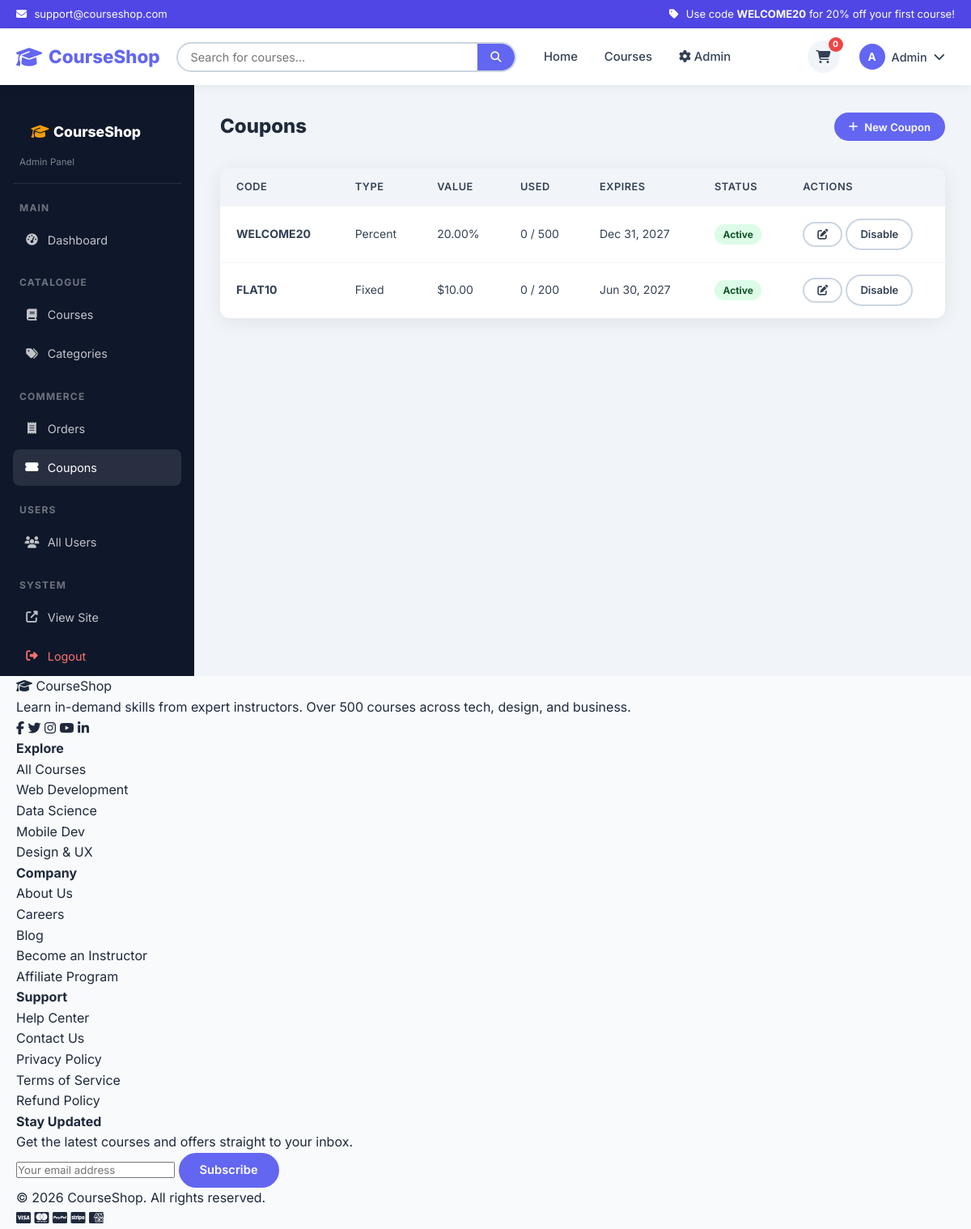
Page /admin/coupons.php (signed in) on the committed database.
### tables this page shows
CREATE TABLE IF NOT EXISTS coupons (
    id           INT UNSIGNED AUTO_INCREMENT PRIMARY KEY,
    code         VARCHAR(50)  NOT NULL UNIQUE,
    type         ENUM('percent','fixed') DEFAULT 'percent',
    value        DECIMAL(10,2) NOT NULL,
    max_uses     INT UNSIGNED DEFAULT NULL,
    used_count   INT UNSIGNED DEFAULT 0,
    expires_at   DATE         DEFAULT NULL,
    is_active    TINYINT(1)   DEFAULT 1,
    created_at   TIMESTAMP    DEFAULT CURRENT_TIMESTAMP
);

### config/database.php (called while the page is built, shortened)
<?php
class Database {
    private static ?PDO $instance = null;
    public static function getInstance(): PDO {
        if (self::$instance === null) {
            $dsn = sprintf(
                'mysql:host=%s;dbname=%s;charset=%s',
                DB_HOST, DB_NAME, DB_CHARSET
            );
            $options = [
                PDO::ATTR_ERRMODE            => PDO::ERRMODE_EXCEPTION,
                PDO::ATTR_DEFAULT_FETCH_MODE => PDO::FETCH_ASSOC,
                PDO::ATTR_EMULATE_PREPARES   => false,
            ];
            try {
                self::$instance = new PDO($dsn, DB_USER, DB_PASS, $options);
            } catch (PDOException $e) {
                error_log('DB connection failed: ' . $e->getMessage());
                die(json_encode(['error' => 'Database connection failed.']));
            }
        }
        return self::$instance;
    }
}
function db(): PDO {
    return Database::getInstance();
}

### config/helpers.php (called while the page is built, shortened)
<?php
function e(string $s): string {
    return htmlspecialchars($s, ENT_QUOTES | ENT_SUBSTITUTE, 'UTF-8');
}
function money(float $amount): string {
    return CURRENCY_SYM . number_format($amount, 2);
}

### admin/coupons.php (the view, shortened to what this page needs)
<?php
$coupons = db()->query('SELECT * FROM coupons ORDER BY created_at DESC')->fetchAll();
require_once __DIR__ . '/../includes/header.php';
?>
<div class="admin-layout">
    <?php include __DIR__ . '/includes/sidebar.php'; ?>
    <main class="admin-main">
        <div class="admin-topbar">
            <h1>Coupons</h1>
            <button onclick="document.getElementById('couponForm').style.display='block'" class="btn btn--primary btn--sm"><i class="fas fa-plus"></i> New Coupon</button>
        </div>
        <div class="admin-table-wrap">
            <table class="data-table">
                <thead><tr><th>Code</th><th>Type</th><th>Value</th><th>Used</th><th>Expires</th><th>Status</th><th>Actions</th></tr></thead>
                <tbody>
                <?php foreach ($coupons as $c): ?>
                <tr>
                    <td><strong><?= e($c['code']) ?></strong></td>
                    <td><?= ucfirst($c['type']) ?></td>
                    <td><?= $c['type']==='percent' ? $c['value'].'%' : money((float)$c['value']) ?></td>
                    <td><?= $c['used_count'] ?><?= $c['max_uses'] ? ' / '.$c['max_uses'] : '' ?></td>
                    <td><?= $c['expires_at'] ? date('M j, Y', strtotime($c['expires_at'])) : '—' ?></td>
                    <td><?= $c['is_active'] ? '<span class="badge badge--success">Active</span>' : '<span class="badge badge--danger">Inactive</span>' ?></td>
                    <td>
                        <a href="?action=edit&id=<?= $c['id'] ?>" class="btn btn--ghost btn--sm"><i class="fas fa-edit"></i></a>
                        <a href="?action=toggle&id=<?= $c['id'] ?>" class="btn btn--ghost btn--sm"><?= $c['is_active']?'Disable':'Enable' ?></a>
                    </td>
                </tr>
                <?php endforeach; ?>
                </tbody>
            </table>
        </div>
    </main>
</div>
<?php require_once __DIR__ . '/../includes/footer.php'; ?>

### assets/css/style.css (style rules this page uses)
*, *::before, *::after { box-sizing: border-box; margin: 0; padding: 0; }
html { scroll-behavior: smooth; font-size: 16px; }
body { font-family: 'Inter', sans-serif; color: #1e293b; background: #f8fafc; line-height: 1.6; min-height: 100vh; display: flex; flex-direction: column; }
main { flex: 1; }
a { color: inherit; text-decoration: none; }
button, input, select, textarea { font-family: inherit; }
:root { --primary: #6366f1; --primary-dark: #4f46e5; --primary-light: #e0e7ff; --secondary: #f59e0b; --secondary-dark:#d97706; --success: #10b981; --danger: #ef4444; --warning: #f59e0b; --info: #3b82f6; --dark: #0f172a; --gray-900: #1e293b; --gray-700: #334155; --gray-500: #64748b; --gray-300: #cbd5e1; --gray-100: #f1f5f9; --white: #ffffff; --radius: 12px; --radius-sm: 8px; --shadow: 0 4px 24px rgba(0,0,0,.08); --shadow-lg: 0 12px 40px rgba(0,0,0,.14); --transition: .2s ease; --nav-h: 70px; }
.btn { display: inline-flex; align-items: center; justify-content: center; gap: .5rem; padding: .65rem 1.5rem; border-radius: 50px; font-weight: 600; font-size: .92rem; cursor: pointer; border: 2px solid transparent; transition: all var(--transition); text-align: center; }
.btn--primary { background: var(--primary); color: #fff; border-color: var(--primary); }
.btn--ghost { background: transparent; color: var(--gray-700); border-color: var(--gray-300); }
.btn--sm { padding: .45rem 1rem; font-size: .82rem; }
.admin-layout { display: grid; grid-template-columns: 240px 1fr; min-height: calc(100vh - var(--nav-h)); }
.admin-main { padding: 2rem; background: var(--gray-100); }
.admin-topbar { display: flex; align-items: center; justify-content: space-between; margin-bottom: 2rem; }
.admin-topbar h1 { font-size: 1.5rem; font-weight: 800; }
.admin-table-wrap { background: var(--white); border-radius: var(--radius); box-shadow: var(--shadow); overflow: hidden; }
.data-table { width: 100%; border-collapse: collapse; font-size: .88rem; }
.data-table th { text-align: left; padding: .85rem 1.25rem; background: var(--gray-100); color: var(--gray-700); font-weight: 600; font-size: .8rem; text-transform: uppercase; letter-spacing: .04em; }
.data-table td { padding: .9rem 1.25rem; border-bottom: 1px solid var(--gray-100); color: var(--gray-700); vertical-align: middle; }
.data-table tr:last-child td { border-bottom: none; }
.badge { display: inline-flex; align-items: center; padding: .2rem .65rem; border-radius: 50px; font-size: .75rem; font-weight: 700; }
.badge--success { background: #dcfce7; color: #14532d; }

### rows in the picture
coupons: code "WELCOME20", type "Percent", value "20.00", used_count "0", max_uses "500", expires_at "Dec 31, 2027", is_active "Active"
coupons: code "FLAT10", type "Fixed", value "$10.00", used_count "0", max_uses "200", expires_at "Jun 30, 2027", is_active "Active"

### other values in the picture
SITE_EMAIL "support@courseshop.com"
SITE_NAME "CourseShop"
$cart_count "0"
substr($_SESSION['user_name'], 0, 1) "A"
explode(' ', $_SESSION['user_name'])[0] "Admin"
